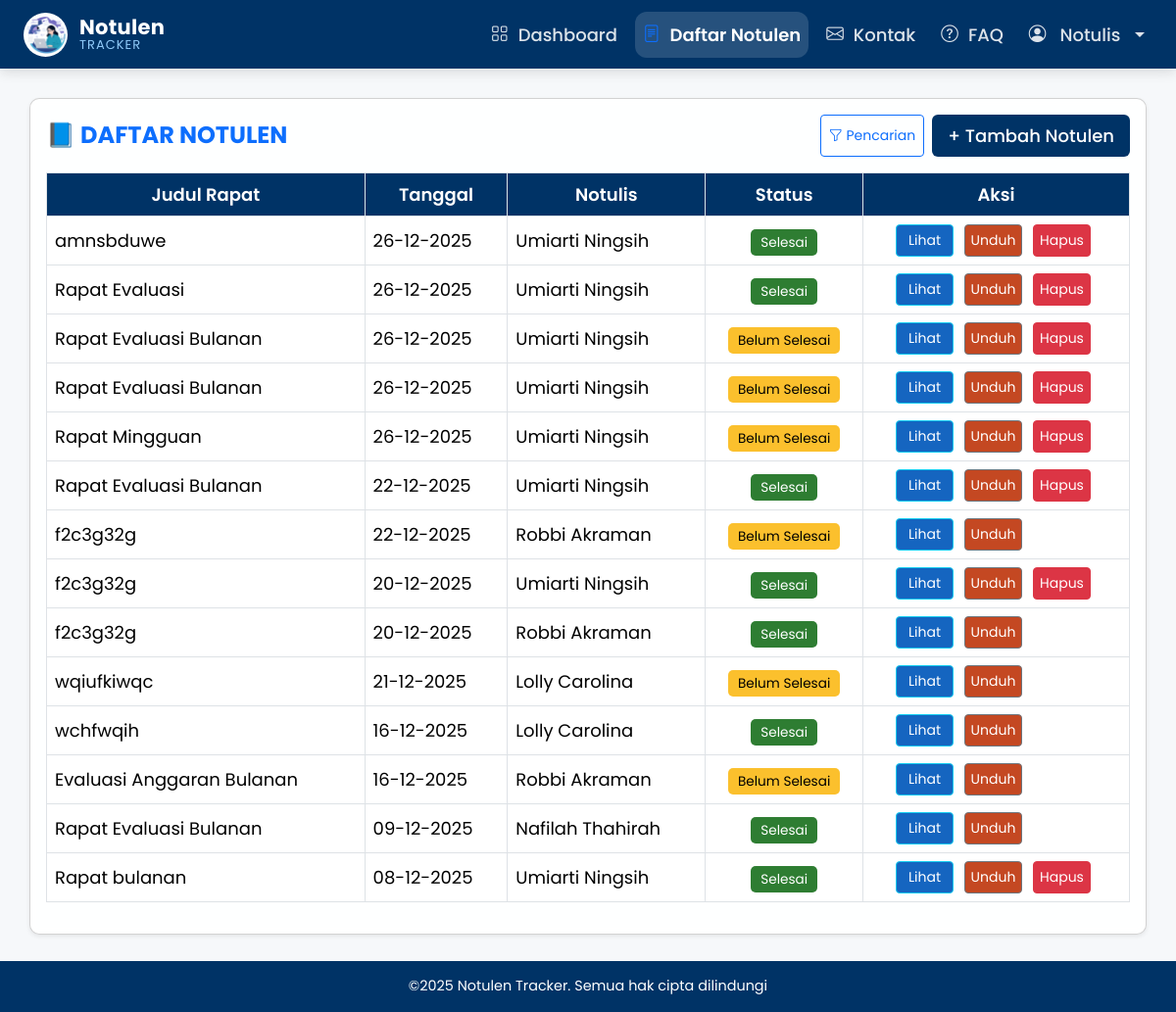
The page /api/daftar_notulen.php (signed in) on the database as committed earlier.
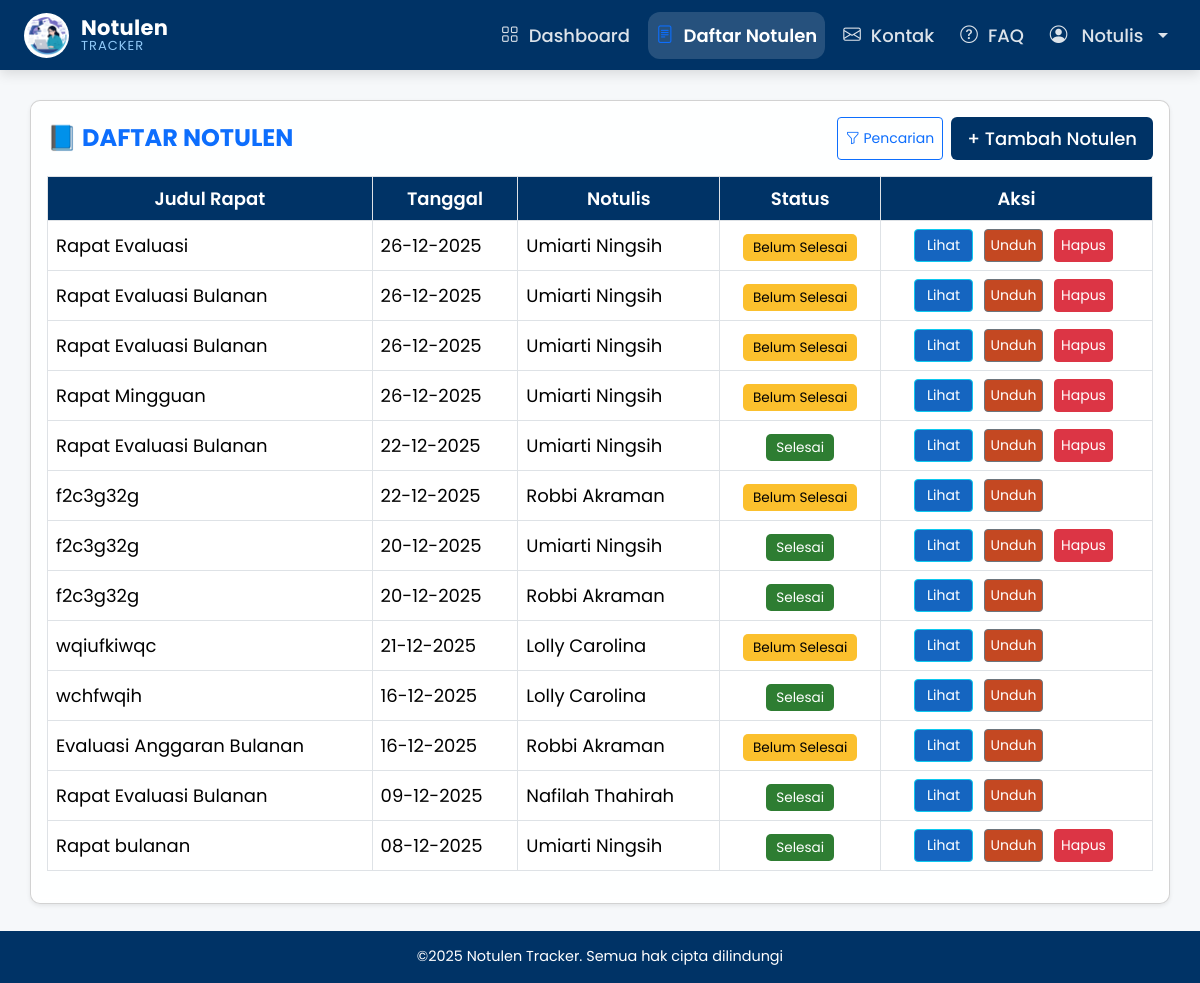
The same page on the database as committed later.
### tables this page shows
CREATE TABLE `rapat` (
  `id` int NOT NULL,
  `judul` varchar(255) NOT NULL,
  `tanggal` date NOT NULL,
  `waktu` time NOT NULL,
  `tempat` varchar(150) NOT NULL,
  `penyelenggara` varchar(150) NOT NULL,
  `notulis` varchar(150) NOT NULL,
  `peserta` text NOT NULL,
  `catatan` text NOT NULL,
  `status` varchar(30) NOT NULL
);

### api/daftar_notulen.php (the view, shortened to what the changed rows need)
<?php
  $user_id = $_SESSION['id'];
  $conn = mysqli_connect("localhost", "root", "", "notulen_db");
  $query_profile = "SELECT nama_lengkap, email, foto_profile, role FROM pengguna WHERE id = ?";
  $stmt = mysqli_prepare($conn, $query_profile);
  mysqli_stmt_bind_param($stmt, "i", $user_id);
  mysqli_stmt_execute($stmt);
  $result = mysqli_stmt_get_result($stmt);
  $profile_db = mysqli_fetch_assoc($result);
  $role_display  = !empty($profile_db['role']) ? $profile_db['role'] : 'Peserta';
  $role_check    = strtolower($role_display);
  $nama_lengkap_user = $profile_db['nama_lengkap'];
  if ($role_check === 'notulis' || $role_check === 'admin') {
      $sql_query = "SELECT * FROM rapat ORDER BY id DESC";
  } else {
      $sql_query = "SELECT * FROM rapat WHERE peserta LIKE '%$nama_lengkap_user%' ORDER BY id DESC";
  }
  $query = mysqli_query($conn, $sql_query);
?>
<!DOCTYPE html>
<html lang="id">
<head>
    <link href="https://cdn.jsdelivr.net/npm/bootstrap@5.3.3/dist/css/bootstrap.min.css" rel="stylesheet">
    <link href="https://cdn.jsdelivr.net/npm/bootstrap-icons/font/bootstrap-icons.css" rel="stylesheet">
</head>
<body>
  <div class="full-container">
    <div class="card shadow-sm">
      <div class="card-body">
          <div class="table-responsive">
            <table class="table table-bordered align-middle" id="notulenTable">
              <thead>
                <tr>
                  <th>Judul Rapat</th>
                  <th>Tanggal</th>
                  <th>Notulis</th>
                  <th>Status</th>
                  <th>Aksi</th>
                </tr>
              </thead>
              <tbody>
                <?php if (mysqli_num_rows($query) > 0): ?>
                <?php while($r = mysqli_fetch_assoc($query)):
                $detail = mysqli_query($conn,"SELECT * FROM rapat_detail WHERE id_rapat='".$r['id']."'");
                $hasil = [];
                while($d = mysqli_fetch_assoc($detail)){
                  $hasil[] = [$d['topik'],$d['pembahasan'],$d['tindak_lanjut'],$d['pic']];
                }
                $json_detail = json_encode([
                  "judul"         => $r["judul"],
                  "tanggal"       => $r["tanggal"],
                  "waktu"         => $r["waktu"],
                  "tempat"        => $r["tempat"],
                  "penyelenggara" => $r["penyelenggara"],
                  "notulis"       => $r["notulis"],
                  "peserta"       => explode(",", $r["peserta"]),
                  "pembahasan"    => $hasil,
                  "catatan"       => explode("\n", $r["catatan"]),
                  "status"        => $r["status"]
                ]);
                ?>
                <tr data-id="<?= $r['id'] ?>" data-detail='<?= htmlspecialchars($json_detail, ENT_QUOTES, 'UTF-8') ?>'>
                  <td><?= htmlspecialchars($r['judul']) ?></td>
                  <td><?= date('d-m-Y', strtotime($r['tanggal'])) ?></td>
                  <td><?= htmlspecialchars($r['notulis']) ?></td>
                  <td class="text-center"><?= $r['status'] == "Selesai" ? "<span class='status-selesai'>Selesai</span>" : "<span class='status-belum'>Belum Selesai</span>" ?>
                </td>
                <td class="text-center">
                  <div class="table-actions">
                    <button class="btn btn-lihat btn-sm btn-info text-white">Lihat</button>
                    <button class="btn btn-download-pdf btn-sm btn-secondary"
                    data-rapat-id="<?= $r['id'] ?>"
                    data-rapat-judul="<?= htmlspecialchars($r['judul']) ?>">
                    Unduh
                  </button>
                  <?php
                  if ($role_check === 'admin' || ($role_check === 'notulis' && $r['notulis'] === $nama_lengkap_user)):
                  ?>
                  <a href="hapus_rapat.php?id=<?= $r['id']; ?>"
                  onclick="return confirm('Apakah Anda yakin ingin menghapus data ini?')"
                  class="btn btn-danger btn-sm">Hapus</a>
                  <?php endif; ?>
                </div>
              </td>
            </tr>
            <?php endwhile; ?>
              <?php endif; ?>
            </tbody>
          </table>
        </div>
      </div>
    </div>
  </div>
  <br>
</body>
</html>

Rows that differ between the two databases and show on the page:
removed rapat: judul "amnsbduwe", tanggal "26-12-2025", notulis "Umiarti Ningsih", status "Selesai"
changed rapat "Rapat Evaluasi": status "Selesai" → "Belum Selesai"
